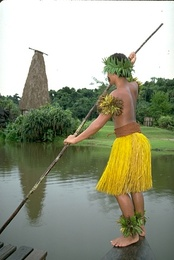
%> input picture images/im_larger.jpg, 174 x 260 px, shrunk from 321 x 481 before the run
$ octave histogram_efficient.m   (GNU Octave 9; MATLAB toolbox functions it lacks are replaced by stand-ins)
%> lines starting %> are read from the running program, lines starting %| are printed output that depends on the picture; in (x1, y1, x2, y2) boxes, pixels count from 0 and x2, y2 are one past the last pixel; in counts of white or black regions, pixels touching at a corner belong together; the program's own positions count from 1
### Code/compute_histogram_bins.m
function I_b_cell = compute_histogram_bins(im,num_bins)
rows=size(im,1);
cols=size(im,2);
I_b_cell=cell(1,num_bins);
[I_b_cell{:}] = deal(zeros(rows,cols));

[N,edges]=histcounts(im,num_bins);
%[N,edges]=imhist(im,num_bins);
disp(N);

% Let im denote the rotated intensity image and let I_b(x, y) be 1 if im(x, y)
% falls in histogram bin b and 0 otherwise.
for n=1:num_bins
    I_b=I_b_cell{1,n};
    %filling the I_b matrix
    for i=1:rows
        for j=1:cols
            %n+1 -> n  histcounts -> imhist


            if im(i,j) <= edges(n+1) && im(i,j) > edges(n)
                I_b(i,j)=1;
            end
        end
    end
    %saving the matrix in the cell
    I_b_cell{1,n}=I_b;
end

end

### Code/histogram_efficient.m
% Code implementing basic idea of the Arbelaez's algorithm

% Authors: Ali Alessio Salman, Mar�a Silos

clc
clear all
close all

tic
%Initial conditions
%in this way is independent from the OS and the current file system
%pwd specify the current directory and filesep is '\' on windows and '/' on Linux
%has to be run inside ADIP directory
root_path = pwd;
path_im=[root_path filesep 'Images' filesep];
image = 'im_larger.jpg';
im=imread([path_im image]);
%> im is the input picture: size 260x174x3 uint8; mean R, G, B 152.9, 156.1, 133.6
num_bins=24;
neighbors=5; % Number of neighbouring pixels

% Convert RGB image to grayscale
if size(im,3)==3
    im=rgb2gray(im);
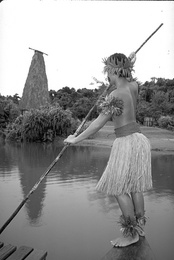
%> im: size 260x174 uint8; min 1, max 255, mean 152.6
end

rows=size(im,1);
%> rows = 260
cols=size(im,2);
%> cols = 174
up_hist=[]; % Basic Matrix assignment of Upper Histogram
down_hist=[]; % Basic Matrix assignment of Lower Histogram
left_hist=[];
right_hist=[];
gradient_dens_x=zeros(rows,cols); % black image
gradient_dens_y=zeros(rows,cols);


% EFFICIENT COMPUTATION
% 1.Rotate the intensity image of a certain angle
% 2.Approximate the circle with a rectangle
% 3.Consider 2 different rectangles (upper part/lower part)
% 4.Compute the integral image of the rotated image
% 5.Compute the histogram of each halves of the rectangle using the sum of
%   over the region with the integral image, as stated in the paper:
%   J(P)+J(S)-J(Q)-J(R)
% 6.Compute the difference between the histograms of the upper/lower part
%   of the rectangle
% 7.Rotate the image back
% 8.Repeat the previous points for all the bins (not clear how to do with matlab functions?)

im=imrotate(im,-45);
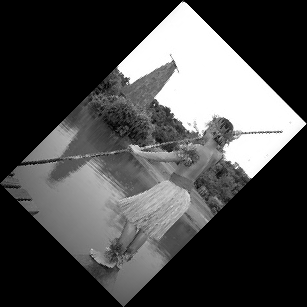
%> im: size 307x307 uint8; min 0, max 255, mean 73.3
rows=size(im,1);
%> rows = 307
cols=size(im,2);
%> cols = 307
%we process each histogram bin separately
I_b_cell=compute_histogram_bins(im,num_bins);
%> in compute_histogram_bins, `[N,edges]=histcounts(im,num_bins);`: N = 24 values, max 49023 at index 1, min 62 at index 21, mean 3927; edges = 25 values from 0 to 255
%|  Columns 1 through 10:
%|    49023     231     279     549    1013    1485    2233    2675    3264    2960
%|  Columns 11 through 20:
%|     3123    3464    2944    2335    1796    1379    1073     626     273     116
%|  Columns 21 through 24:
%|       62      74     218   13054
%> after the loop in compute_histogram_bins, `for n=1:num_bins`:
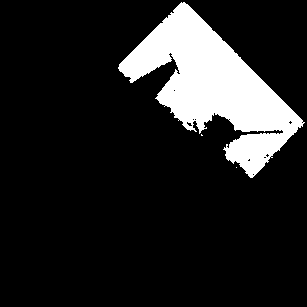
%> I_b: size 307x307 double; values 0 (black) and 1 (white), 13.9% white; 3 white regions (2 under 20 px), largest, box (x1, y1, x2, y2) and area: (118, 2, 305, 178) 13050
%> after the loop in compute_histogram_bins, `for n=1:num_bins`: I_b_cell = 24 items
%> I_b_cell = 24 items
save('var.mat');

%%
load('var.mat');

% Histograms of the central part (without taking into account the 5 pixels
% borders)
%> (the run ends here)
